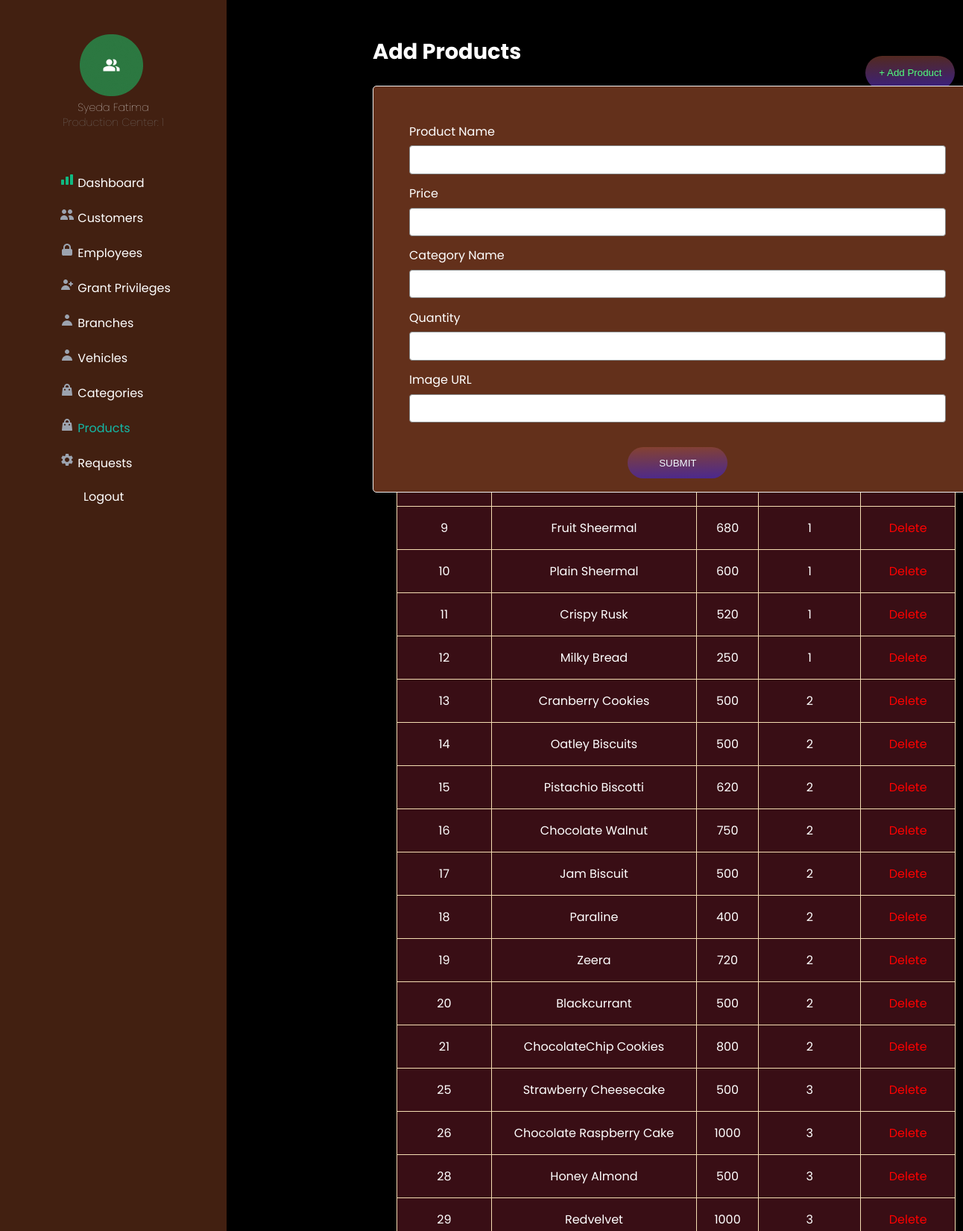
The app's page /bms/bms/addProduct.php (upper part) with its own data.
### tables this page shows
CREATE TABLE `product` (
  `productID` int(10) NOT NULL,
  `name` varchar(50) NOT NULL,
  `price` int(5) NOT NULL,
  `categoryID` int(10) NOT NULL,
  `image` varchar(100) DEFAULT NULL
);

### bms/bms/addProduct.php (the view, shortened to what this page needs)
<!DOCTYPE html>
<html lang="en">
<head>
    <link rel="stylesheet" href="addProduct.css">
</head>
<body>
    <div class="sidebar">
        <div class="admin-id">
            <img class="admin-img"src="images/adminAVA.png" alt="admin picture">
            <h3>Syeda Fatima</h3>
            <h4>Production Center:  1</h4>
        </div>
        <div class="sidebar-menu">
            <ul>
                <li><a href="adminDashboard.php"><img src="images/dashboard.svg" alt=""> Dashboard</a></li>
                <li><a href="adminCustomers.php"><img src="images/customers.svg" alt=""> Customers</a></li>
                <li><a href="adminEmployee.php"><img src="images/employees.svg" alt=""> Employees</a></li>
                <li><a href="adminGrantPriv.php"><img src="images/reg-admin.svg" alt=""> Grant Privileges</a></li>
                <li><a href="adminGrantPriv.php"><img src="images/branches-vehicles.svg" alt=""> Branches</a></li>
                <li><a href="adminVehicles.php"><img src="images/branches-vehicles.svg" alt=""> Vehicles</a></li>
                <li><a href="adminCategory.php"><img src="images/categories-products.svg" alt=""> Categories</a></li>
                <li><a href="adminProduct.php" class="active" style="color: #14B8A6"><img src="images/categories-products.svg" alt=""> Products</a></li>
                <li><a href="adminRequest.php"><img src="images/requests.svg" alt=""> Requests</a></li>
                <li id="logout"><a href="admin.php"> Logout</a></li>
            </ul>
        </div>
    </div>
    <main>
    <nav>
        <h1>Add Products</h1>
        <div class="add-product">
            <form action="adminProduct.php" method="post" id="insert-form">
                <div class="up-side">
                    <label for="product-name">Product Name</label>
                    <input type="text" required name="product-name" id="product-name">
                    <label for="price">Price</label>
                    <input type="text" required name="price" id="price">
                    <label for="category">Category Name</label>
                    <input type="text" required name="category" id="category">
                    <label for="quantity">Quantity</label>
                    <input type="text" required name="quantity" id="quantity">
                    <label for="quantity">Image URL</label>
                    <input type="i_url" required name="i_url" id="i_url">
                </div>
                <button type="submit" class="send-message" name="submit"> <a href="adminProduct.php"> SUBMIT </a> </button>
            </form>
        </div>
        </nav>
        <button class="addProduct">
            <a href="addProduct.php">+ Add Product</a>
        </button>
        <table>
            <tr>
                <th>productId</th>
                <th>name</th>
                <th>price</th>
                <th>categoryId</th>
                <th>actionBar</th>
            </tr>
            <?php
            include('dbconfig.php');
            $sql = "SELECT productID, name, price, categoryID FROM product";
            $result = $conn -> query($sql);
            if($result-> num_rows > 0) {
                while($row = $result-> fetch_assoc()) {
                    echo "<tr><td>".$row["productID"]."</td><td>".$row["name"]."</td><td>".$row["price"]."</td><td>".$row["categoryID"]."</td>
                   <td> <a id=deleteButton href=deleteProduct.php?ei=".$row["productID"]."> Delete </td>
                    </tr>";
                }
                echo "</table>";
            }
            ?>
    </main>
</body>
</html>

### bms/bms/addProduct.css (style rules this page uses)
body { background-color: #000000; }
main { color: #000000; font-family: 'poppins'; margin-left: 250px; padding: 0px 10px; }
.sidebar { background-color: #422011; height: 100%; width: 19rem; position: fixed; z-index: 1; top: 0; left: 0; overflow-x: hidden; padding-top: 20px; font-family: 'poppins'; }
.admin-id { margin-top: 1.6rem; }
#logout { margin: auto; }
.sidebar h3, .sidebar h4 { color: #ffffff; font-family: 'poppins'; font-size: .9em; margin: -.1em; text-align: center; font-weight: lighter; }
.sidebar h4 { margin-bottom: 3.5em; color: #818181; }
.sidebar .admin-img { margin-left: 6.7em; }
.sidebar-menu { margin-left: 3.5rem; }
.sidebar-menu li { margin-bottom: 0.5rem; color: #ffffff; }
.sidebar-menu a { padding: 6px 8px 6px 16px; text-decoration: none; font-size: 1em; color: #ffffff; display: block; }
.sidebar-menu ul { list-style: none; }
.sidebar-menu ul li { margin-left: -2em; }
.sidebar-menu ul li a { text-decoration: none; color: #ffffff; display: block; -webkit-transition: all ease-out 300ms; transition: all ease-out 300ms; }
.sidebar-menu ul li:not(.active)::after { opacity: 0.2; }
.sidebar-menu ul li::after { content: ''; position: absolute; width: 100%; height: 0.2em; background: black; left: 0; bottom: 0; }
main { color: #ffffff; font-family: 'poppins'; margin-left: 250px; padding: 0px 10px; }
table, th, td { background-color: #390E15; border: 1px solid wheat; border-collapse: collapse; margin-top: 3em; margin-left: 16.5em; text-align: center; padding: 1em; }
table { width: 750px; }
button { color: red; background: none; border: none; cursor: pointer; }
.addProduct { margin-left: 67em; margin-top: 5em; margin-bottom: -10em; background: linear-gradient(178.18deg, rgba(196, 96, 44, 0.439216) -9.74%, #281AC8 162.12%); border-radius: 100px; width: 120px; height: 45px; left: 1635px; top: 123px; border: none; cursor: pointer; }
.addProduct a { text-decoration: none; color: #50FF80; transition: color 0.5s; }
nav { margin-top: 1rem; margin-left: 14.5rem; position: fixed; }
nav h1 { color: #ffffff; font-size: 1.8rem; font-family: 'poppins'; }
nav .add-product { padding: 3rem; width: 45rem; height: 28rem; background-color: #63301b; text-align: left; margin: auto; margin-bottom: 1em; border: 1px solid #F0F0F0; border-radius: 5px; font-family: 'poppins'; }
nav input { width: 100%; padding: .8em; margin-bottom: 1em; border-radius: .3em; border: 1px solid gray; -webkit-box-sizing: border-box; box-sizing: border-box; margin-top: .5em; }
nav form { color: #ffffff; }
nav .up-side { width: 100%; }
nav .send-message { color: #ffffff; margin-left: 22em; margin-top: 1.5em; margin-bottom: 1rem; width: 134px; height: 42px; left: 1073px; top: 858px; background: linear-gradient(178.18deg, rgba(196, 96, 44, 0.44) -13.56%, #281AC8 158.3%); border-radius: 100px; cursor: pointer; }
#deleteButton { color: red; text-decoration: none; transition: color 0.5s; }
.send-message a { color:aliceblue; text-decoration: none; }

### records on screen
product: productID "9", name "Fruit Sheermal", price "680", categoryID "1"
product: productID "10", name "Plain Sheermal", price "600", categoryID "1"
product: productID "11", name "Crispy Rusk", price "520", categoryID "1"
product: productID "12", name "Milky Bread", price "250", categoryID "1"
product: productID "13", name "Cranberry Cookies", price "500", categoryID "2"
product: productID "14", name "Oatley Biscuits", price "500", categoryID "2"
product: productID "15", name "Pistachio Biscotti", price "620", categoryID "2"
product: productID "16", name "Chocolate Walnut", price "750", categoryID "2"
product: productID "17", name "Jam Biscuit", price "500", categoryID "2"
product: productID "18", name "Paraline", price "400", categoryID "2"
product: productID "19", name "Zeera", price "720", categoryID "2"
product: productID "20", name "Blackcurrant", price "500", categoryID "2"
product: productID "21", name "ChocolateChip Cookies", price "800", categoryID "2"
product: productID "25", name "Strawberry Cheesecake", price "500", categoryID "3"
product: productID "26", name "Chocolate Raspberry Cake", price "1000", categoryID "3"
product: productID "28", name "Honey Almond", price "500", categoryID "3"
product: productID "29", name "Redvelvet", price "1000", categoryID "3"
